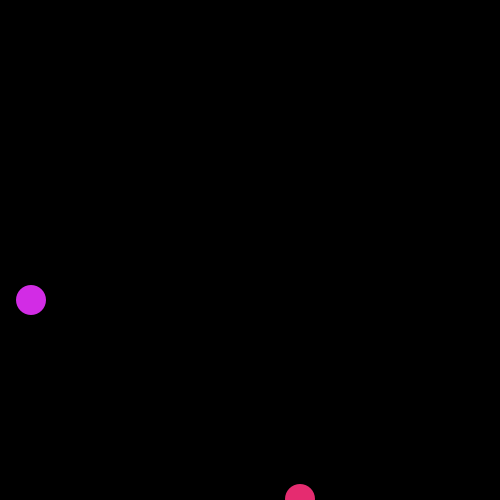
Frame 1 (no input)
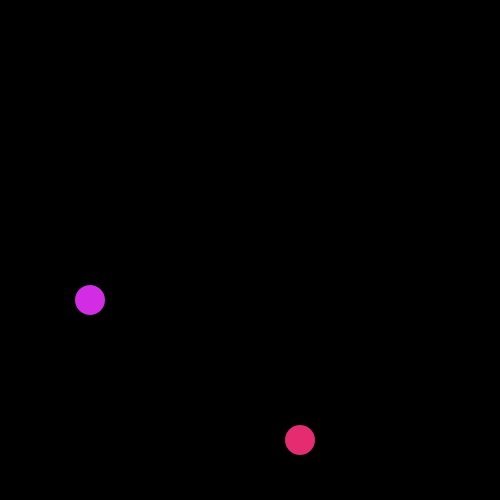
Frame 60 (the mouse pressed at the canvas centre just before this capture)
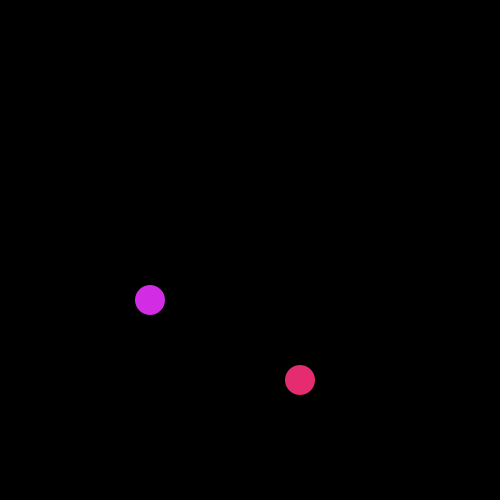
Frame 120 (the mouse held since frame 60 and released just before this capture)

The Processing sketch that drew these frames (run headless with seeded random() and noise(); from frame 60 on, the mouse is pressed at the canvas centre):

// Processing sketch: Ashley_Kuo___variable_animation__down_and_up__left_and_right_
// ── Ashley_Kuo___variable_animation__down_and_up__left_and_right_.pde

int x = 30;
int y = 500;

void setup() {
  size(500, 500);
}

void draw() {
  background(0);
  x = x+1;
  noStroke();
  fill(#D22CE5);
  circle(x, 300, 30);
  fill(#E52C70);
  y = y-1;
  circle(300, y, 30);
}
